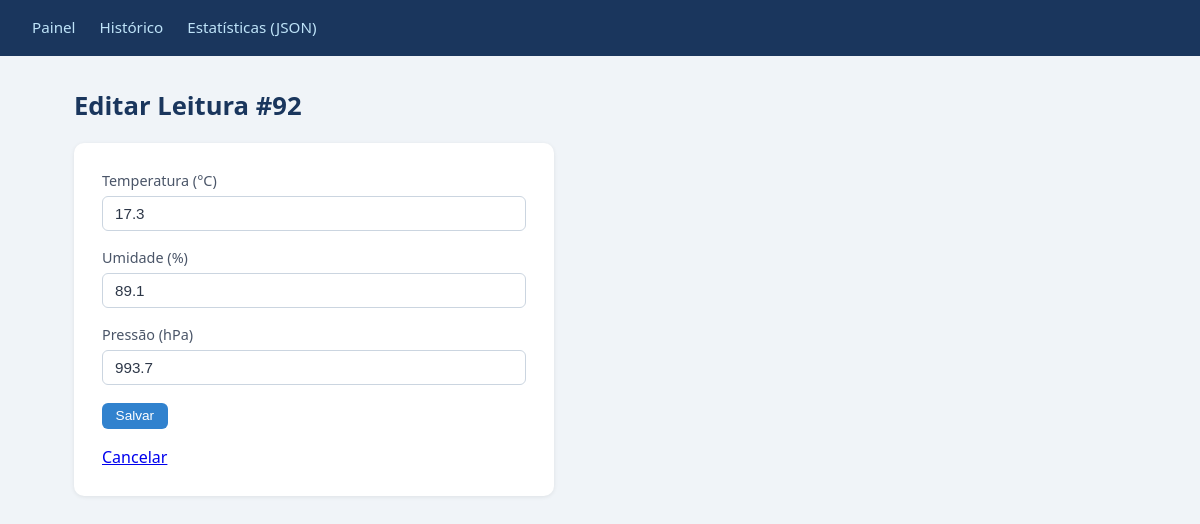
The page /leituras/92/editar on the database its author committed.
### tables this page shows
CREATE TABLE leituras (
    id INTEGER PRIMARY KEY AUTOINCREMENT,
    temperatura REAL NOT NULL,
    umidade REAL NOT NULL,
    pressao REAL,
    timestamp DATETIME DEFAULT (datetime('now','localtime'))
, distancia REAL);

### app.py (the view)
@app.route("/leituras/<int:id>/editar", methods=["GET"])
def editar(id):
    leitura = buscar_leitura(id)
    if leitura is None:
        abort(404, f"Leitura {id} não encontrada.")
    return render_template("editar.html", leitura=leitura)

### database.py (called while the page is built)
def get_db_connection():
    conn = sqlite3.connect(DB_PATH, timeout=10)
    conn.execute("PRAGMA journal_mode=WAL")
    conn.execute("PRAGMA busy_timeout=5000")  # espera até 5s antes de lançar OperationalError
    conn.row_factory = sqlite3.Row
    return conn

def buscar_leitura(id):
    conn = get_db_connection()
    try:
        row = conn.execute(
            "SELECT * FROM leituras WHERE id = ?", (id,)
        ).fetchone()
        return dict(row) if row else None
    finally:
        conn.close()

### templates/editar.html (shortened to what this page needs)
{% extends "base.html" %}
{% block content %}
<h1>Editar Leitura #{{ leitura.id }}</h1>
<form id="form-editar">
  <label>
    Temperatura (°C)
    <input type="number" step="0.01" name="temperatura" value="{{ leitura.temperatura }}" required>
  </label>
  <label>
    Umidade (%)
    <input type="number" step="0.01" name="umidade" value="{{ leitura.umidade }}" required>
  </label>
  <label>
    Pressão (hPa)
    <input type="number" step="0.01" name="pressao" value="{{ leitura.pressao if leitura.pressao is not none else '' }}">
  </label>
  <button type="submit">Salvar</button>
  <a href="/leituras/{{ leitura.id }}">Cancelar</a>
</form>
{% endblock %}

### static/css/style.css (style rules this page uses)
*, *::before, *::after { box-sizing: border-box; margin: 0; padding: 0; }
body { font-family: 'Segoe UI', system-ui, sans-serif; background: #f0f4f8; color: #2d3748; min-height: 100vh; }
h1 { font-size: 1.6rem; font-weight: 700; color: #1a365d; margin-bottom: 1.25rem; }
button { background: #3182ce; color: #fff; border: none; border-radius: 6px; padding: 0.35rem 0.85rem; font-size: 0.85rem; cursor: pointer; transition: background 0.2s; }
form { background: #fff; border-radius: 10px; padding: 1.75rem; box-shadow: 0 1px 4px rgba(0,0,0,0.08); max-width: 480px; display: flex; flex-direction: column; gap: 1.1rem; }
form label { display: flex; flex-direction: column; gap: 0.35rem; font-size: 0.9rem; font-weight: 500; color: #4a5568; }
form input[type="number"], form input[type="text"] { border: 1px solid #cbd5e0; border-radius: 6px; padding: 0.5rem 0.75rem; font-size: 0.95rem; color: #2d3748; transition: border-color 0.2s, box-shadow 0.2s; width: 100%; }
form button[type="submit"] { align-self: flex-start; }

### rows shown on the page
leituras: id "92", temperatura "17.3", umidade "89.1", pressao "993.7"
